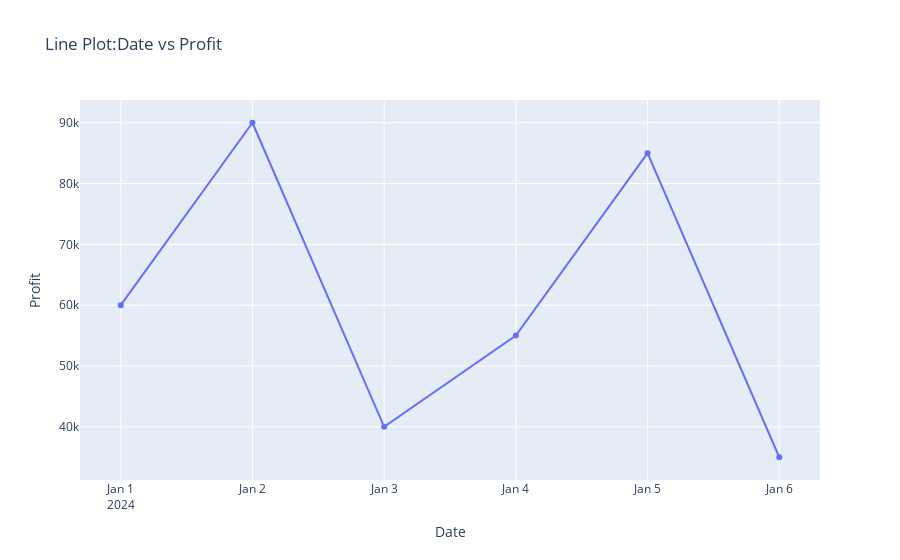

Notebook cell for this chart:
### Code cell
fig = go.Figure()

fig.add_trace(
    go.Scatter(
        x=df["Date"],
        y=df["Profit"],
        mode="lines+markers",
        name="Profit"
    )
)

fig.update_layout(
    title="Line Plot:Date vs Profit",
    xaxis_title="Date",
    yaxis_title="Profit"
)

fig.show()

### Figure 1 — Plotly figure (JSON) as saved in the notebook; plotly's stock layout.template omitted (floating-point values rounded to 4 significant figures)
{"data": [{"mode": "lines+markers", "name": "Profit", "type": "scatter", "x": ["2024-01-01", "2024-01-02", "2024-01-03", "2024-01-04", "2024-01-05", "2024-01-06"], "y": [60000, 90000, 40000, 55000, 85000, 35000]}], "layout": {"title": {"text": "Line Plot:Date vs Profit"}, "xaxis": {"title": {"text": "Date"}}, "yaxis": {"title": {"text": "Profit"}}}}
